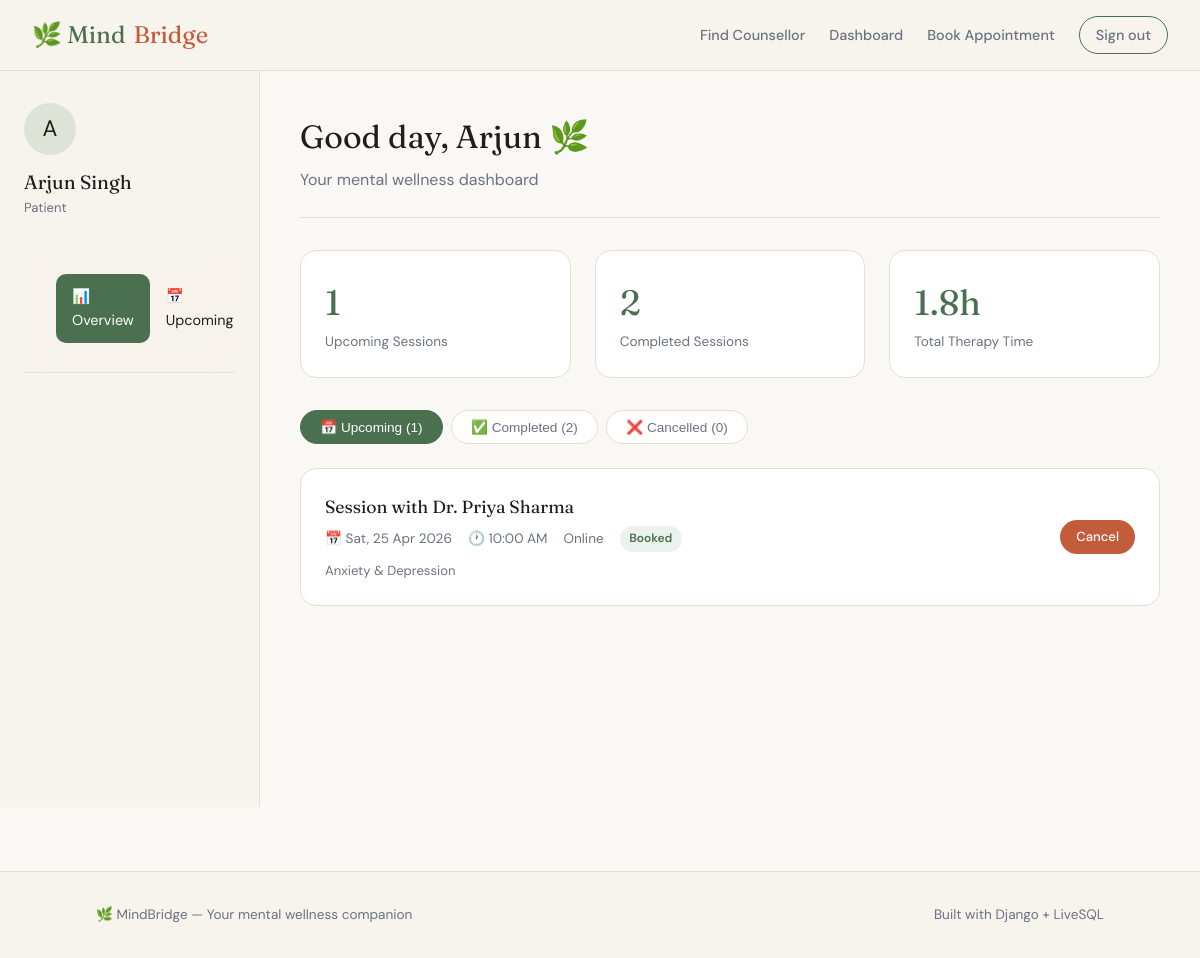
/dashboard/ (signed in), run on the app's committed database.
### core/models.py (models this page shows, shortened)
class User(AbstractUser):
    GENDER_CHOICES = [('M', 'Male'), ('F', 'Female'), ('O', 'Other')]
    phone = models.CharField(max_length=20, blank=True)
    gender = models.CharField(max_length=1, choices=GENDER_CHOICES, blank=True)
    dob = models.DateField(null=True, blank=True)
    address = models.TextField(blank=True)
    registration_date = models.DateTimeField(auto_now_add=True)
    role = models.CharField(max_length=20, choices=[('user','User'),('counsellor','Counsellor'),('admin','Admin')], default='user')
    class Meta:
        db_table = 'user'

class Appointment(models.Model):
    STATUS_CHOICES = [('booked','Booked'),('cancelled','Cancelled'),('completed','Completed')]
    MODE_CHOICES = [('online','Online'),('offline','Offline')]
    appointment_id = models.AutoField(primary_key=True)
    user = models.ForeignKey(User, on_delete=models.CASCADE, related_name='appointments')
    counsellor = models.ForeignKey(Counsellor, on_delete=models.CASCADE, related_name='appointments')
    app_date = models.DateField()
    app_time = models.TimeField()
    status = models.CharField(max_length=20, choices=STATUS_CHOICES, default='booked')
    booking_timestamp = models.DateTimeField(auto_now_add=True)
    mode = models.CharField(max_length=10, choices=MODE_CHOICES, default='online')
    class Meta:
        db_table = 'appointment'

class Counsellor(models.Model):
    counsellor_id = models.AutoField(primary_key=True)
    user = models.OneToOneField(User, on_delete=models.CASCADE, related_name='counsellor_profile')
    name = models.CharField(max_length=200)
    specialization = models.CharField(max_length=200)
    email = models.EmailField()
    phone = models.CharField(max_length=20, blank=True)
    experience_years = models.IntegerField(default=0)
    availability_status = models.BooleanField(default=True)
    class Meta:
        db_table = 'counsellor'

### core/views.py (the view)
# urls.py: path('dashboard/', views.dashboard, name='dashboard'),
@login_required
def dashboard(request):
    user = request.user
    if hasattr(user, 'counsellor_profile'):
        return redirect('counsellor_dashboard')
    appointments = Appointment.objects.filter(user=user).select_related('counsellor', 'session').order_by('-app_date', '-app_time')
    upcoming = appointments.filter(status='booked', app_date__gte=date.today())
    past = appointments.filter(status='completed')
    cancelled = appointments.filter(status='cancelled')
    with connection.cursor() as cursor:
        cursor.execute("""
            SELECT COUNT(*) FROM appointment WHERE user_id = %s AND status = 'completed'
        """, [user.id])
        completed_count = cursor.fetchone()[0]
        cursor.execute("""
            SELECT COALESCE(SUM(s.duration), 0) FROM session s
            JOIN appointment a ON s.appointment_id = a.appointment_id
            WHERE a.user_id = %s
        """, [user.id])
        total_minutes = cursor.fetchone()[0]
    context = {
        'appointments': appointments,
        'upcoming': upcoming,
        'past': past,
        'cancelled': cancelled,
        'completed_count': completed_count,
        'total_hours': round(total_minutes / 60, 1),
    }
    return render(request, 'dashboard.html', context)

### templates/dashboard.html (shortened to what this page needs)
{% extends 'base.html' %}
{% block content %}
<div class="dashboard-layout">
  <aside class="sidebar">
    <div class="sidebar-user">
      <div class="avatar avatar-green" style="width:52px;height:52px;margin-bottom:0.7rem;font-size:1.4rem;">
        {{ user.first_name|first|default:user.username|first }}
      </div>
      <div class="name">{{ user.get_full_name|default:user.username }}</div>
      <div class="role">Patient</div>
    </div>
    <nav class="sidebar-nav">
      <a href="#overview" class="active" data-section="overview">📊 Overview</a>
      <a href="#upcoming" data-section="upcoming">📅 Upcoming</a>
      <a href="#history" data-section="history">📖 History</a>
    </nav>
  </aside>
  <main class="main-content">
    <div class="page-header">
      <h1>Good day, {{ user.first_name|default:user.username }} 🌿</h1>
      <p>Your mental wellness dashboard</p>
    </div>
    <div class="stats-row">
      <div class="stat-box">
        <div class="number">{{ upcoming.count }}</div>
        <div class="label">Upcoming Sessions</div>
      </div>
      <div class="stat-box">
        <div class="number">{{ completed_count }}</div>
        <div class="label">Completed Sessions</div>
      </div>
      <div class="stat-box">
        <div class="number">{{ total_hours }}h</div>
        <div class="label">Total Therapy Time</div>
      </div>
    </div>
    <div class="tabs">
      <button class="tab active" data-tab="tab-upcoming">📅 Upcoming ({{ upcoming.count }})</button>
      <button class="tab" data-tab="tab-history">✅ Completed ({{ past.count }})</button>
      <button class="tab" data-tab="tab-cancelled">❌ Cancelled ({{ cancelled.count }})</button>
    </div>
    <div id="tab-upcoming" class="tab-content active">
      {% if upcoming %}
      <div class="apt-list">
        {% for apt in upcoming %}
        <div class="apt-card">
          <div class="apt-info">
            <h4>Session with Dr. {{ apt.counsellor.name }}</h4>
            <div class="meta">
              <span>📅 {{ apt.app_date|date:"D, d M Y" }}</span>
              <span>🕐 {{ apt.app_time|time:"g:i A" }}</span>
              <span>{{ apt.get_mode_display }}</span>
              <span class="badge badge-green">{{ apt.get_status_display }}</span>
            </div>
            <div style="margin-top:0.5rem;color:var(--muted);font-size:0.82rem;">{{ apt.counsellor.specialization }}</div>
          </div>
          <div class="apt-actions">
            <a href="/appointment/{{ apt.appointment_id }}/cancel/" class="btn btn-danger btn-sm" onclick="return confirm('Cancel this appointment?')">Cancel</a>
          </div>
        </div>
        {% endfor %}
      </div>
      {% endif %}
    </div>
  </main>
</div>
{% endblock %}

### static/css/style.css (style rules this page uses)
:root { --sage: #7a9e7e; --sage-light: #b5ceb8; --sage-dark: #4a7050; --cream: #f7f3ed; --warm-white: #faf8f5; --charcoal: #1e1e1e; --muted: #6b7280; --sand: #e8ddd0; --rust: #c25c3a; --sky: #7db4c8; --radius: 16px; --shadow: 0 4px 24px rgba(74,112,80,0.1); --shadow-lg: 0 12px 48px rgba(74,112,80,0.15); }
* { margin: 0; padding: 0; box-sizing: border-box; }
body { font-family: 'DM Sans', sans-serif; background: var(--warm-white); color: var(--charcoal); line-height: 1.6; }
h1,h2,h3,h4 { font-family: 'Fraunces', serif; font-weight: 400; }
nav { background: rgba(247,243,237,0.95); backdrop-filter: blur(12px); border-bottom: 1px solid var(--sand); padding: 1rem 2rem; display: flex; align-items: center; justify-content: space-between; position: sticky; top: 0; z-index: 100; }
.btn { display: inline-flex; align-items: center; gap: 0.4rem; padding: 0.6rem 1.4rem; border-radius: 50px; font-family: 'DM Sans', sans-serif; font-size: 0.9rem; font-weight: 500; cursor: pointer; border: none; text-decoration: none; transition: all 0.2s; }
.btn-danger { background: var(--rust); color: white; }
.btn-sm { padding: 0.4rem 1rem; font-size: 0.82rem; }
.avatar { width: 52px; height: 52px; border-radius: 50%; display: flex; align-items: center; justify-content: center; font-size: 1.4rem; flex-shrink: 0; }
.avatar-green { background: rgba(122,158,126,0.2); }
.badge { display: inline-block; padding: 0.2rem 0.6rem; border-radius: 50px; font-size: 0.75rem; font-weight: 600; }
.badge-green { background: rgba(122,158,126,0.15); color: var(--sage-dark); }
.dashboard-layout { display: grid; grid-template-columns: 260px 1fr; min-height: calc(100vh - 64px); }
.sidebar { background: var(--cream); border-right: 1px solid var(--sand); padding: 2rem 1.5rem; position: sticky; top: 64px; height: calc(100vh - 64px); overflow-y: auto; }
.sidebar-user { margin-bottom: 2rem; }
.sidebar-user .name { font-family: 'Fraunces', serif; font-size: 1.2rem; }
.sidebar-user .role { color: var(--muted); font-size: 0.82rem; }
.sidebar-nav a { display: flex; align-items: center; gap: 0.75rem; padding: 0.7rem 1rem; border-radius: 10px; text-decoration: none; color: var(--charcoal); font-size: 0.9rem; margin-bottom: 0.3rem; transition: all 0.2s; }
.sidebar-nav a:hover, .sidebar-nav a.active { background: var(--sage-dark); color: white; }
.main-content { padding: 2.5rem; }
.stats-row { display: grid; grid-template-columns: repeat(3, 1fr); gap: 1.5rem; margin-bottom: 2rem; }
.stat-box { background: white; border-radius: var(--radius); padding: 1.5rem; border: 1px solid var(--sand); }
.stat-box .number { font-family: 'Fraunces', serif; font-size: 2.2rem; color: var(--sage-dark); }
.stat-box .label { color: var(--muted); font-size: 0.85rem; }
.apt-list { display: flex; flex-direction: column; gap: 1rem; }
.apt-card { background: white; border-radius: var(--radius); padding: 1.5rem; border: 1px solid var(--sand); display: flex; justify-content: space-between; align-items: center; gap: 1rem; transition: all 0.2s; }
.apt-info h4 { font-family: 'Fraunces', serif; font-size: 1.1rem; margin-bottom: 0.3rem; }
.apt-info .meta { color: var(--muted); font-size: 0.85rem; display: flex; gap: 1rem; flex-wrap: wrap; }
.apt-info .meta span { display: flex; align-items: center; gap: 0.3rem; }
.apt-actions { display: flex; gap: 0.5rem; flex-shrink: 0; }
.tabs { display: flex; gap: 0.5rem; margin-bottom: 1.5rem; }
.tab { padding: 0.5rem 1.2rem; border-radius: 50px; font-size: 0.85rem; font-weight: 500; cursor: pointer; border: 1.5px solid var(--sand); background: white; color: var(--muted); transition: all 0.2s; }
.tab.active, .tab:hover { background: var(--sage-dark); color: white; border-color: var(--sage-dark); }
.tab-content { display: none; }
.tab-content.active { display: block; }
.page-header { margin-bottom: 2rem; padding-bottom: 1.5rem; border-bottom: 1px solid var(--sand); }
.page-header h1 { font-size: 2rem; margin-bottom: 0.3rem; }
.page-header p { color: var(--muted); }
.fade-up { animation: fadeUp 0.6s ease forwards; }

### data on the page
User: first_name|first "A", get_full_name "Arjun Singh", first_name "Arjun"
Appointment: counsellor.name "Priya Sharma", app_date "Sat, 25 Apr 2026", app_time "10:00 AM", mode "Online", status "Booked", counsellor.specialization "Anxiety & Depression"

### other printed values
{{ upcoming.count }} "1"
{{ completed_count }} "2"
{{ total_hours }} "1.8"
{{ past.count }} "2"
{{ cancelled.count }} "0"
